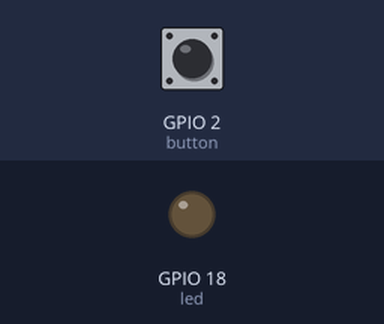
Bench run of a program on a simulated Raspberry Pi (BCM pin numbers). Parts: output pins drawn as LEDs (lit = HIGH). Inputs (shaded band) come from the test bench; at power-on: GPIO 2 (button) HIGH.

Above: at 1.2 s.
1.3 s: GPIO 2 (button) pulled LOW for 0.15 s
At 1.8 s:
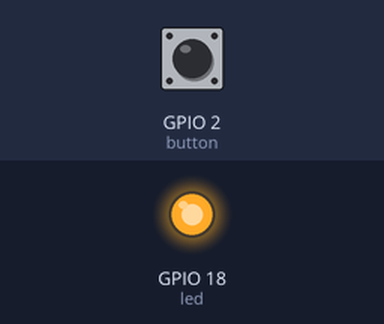
2.9 s: GPIO 2 (button) pulled LOW for 1 s
At 4.2 s:
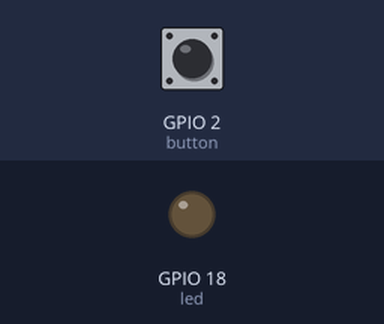
5.4 s: GPIO 2 (button) pulled LOW for 3.2 s
At 9.0 s:
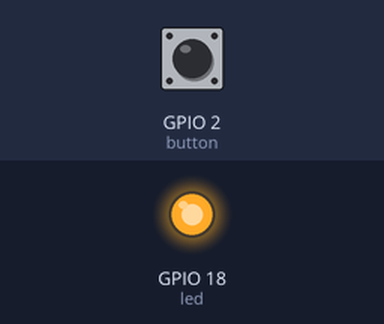
Timing chart, 0 to 10.5 s (numbered marks = the images above; inputs shaded):
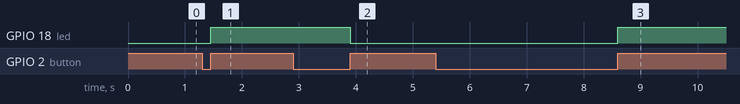

Measured:
- after the input at 1.3 s, GPIO 18 (led): LOW → HIGH after 0.15 s
- after the input at 2.9 s, GPIO 18 (led): HIGH → LOW after 1.0 s
- after the input at 5.4 s, GPIO 18 (led): LOW → HIGH after 3.2 s

The program:

buttAndLed.py
```python
from gpiozero import LED, Button
from time import sleep

led = LED(18)
button = Button(2)
active = False

while True:
    if active == False:
        led.off()
    else:
        led.on()
    button.wait_for_press()
    button.wait_for_release()
    active = not active
```
